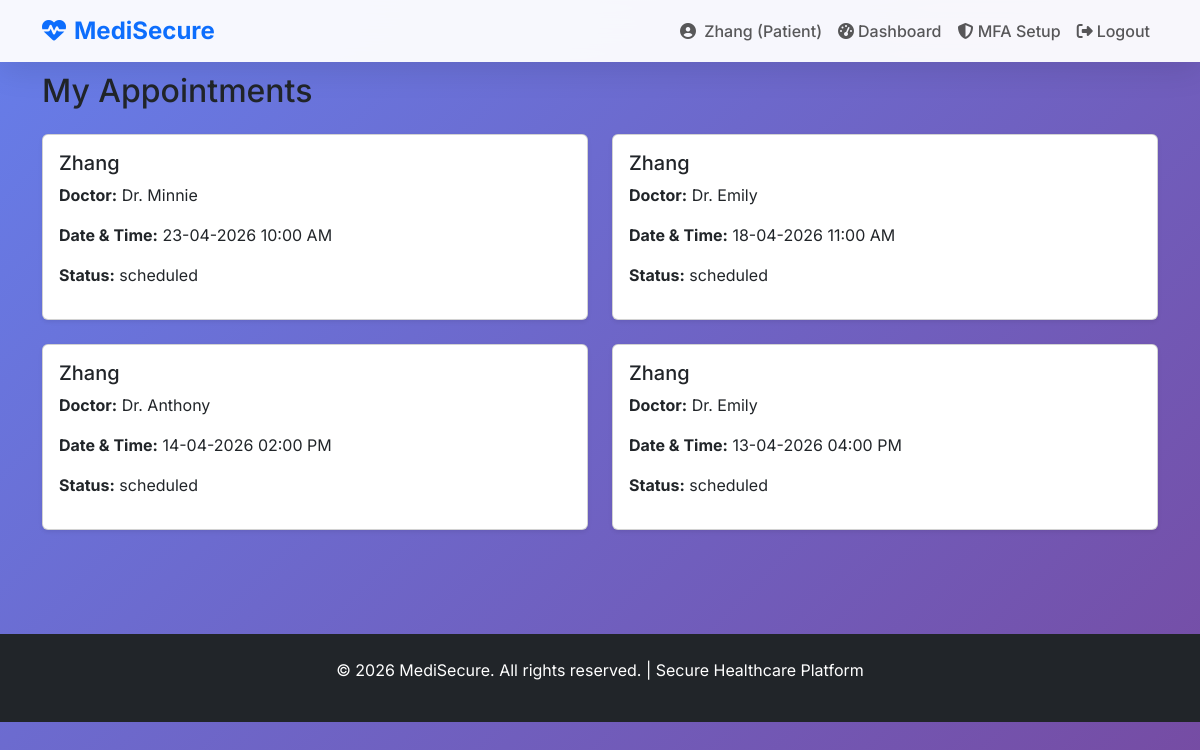
/patient/appointments (signed in), run on an earlier commit of the app's database.
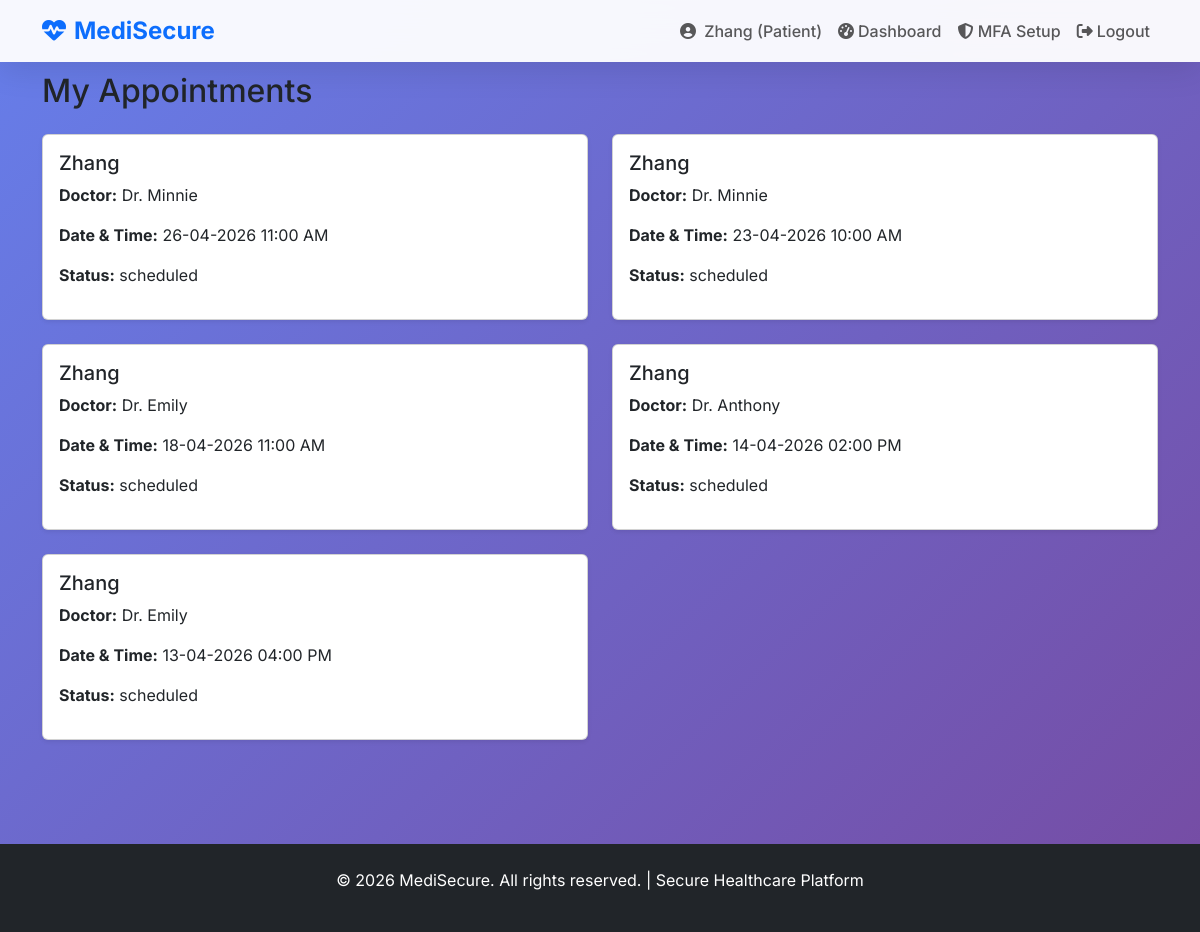
And on a later commit of the database.
### app.py (models this page shows, shortened)
class Appointment(db.Model):
    id = db.Column(db.Integer, primary_key=True)
    patient_name = db.Column(db.String(100), nullable=False)
    patient_email = db.Column(db.String(120), nullable=False)
    doctor_id = db.Column(db.Integer, db.ForeignKey('user.id'))
    doctor = db.relationship('User', backref='doctor_appointments')
    date_time = db.Column(db.DateTime, nullable=False)
    status = db.Column(db.String(20), default='scheduled')

class User(UserMixin, db.Model):
    id = db.Column(db.Integer, primary_key=True)
    full_name = db.Column(db.String(100), nullable=False)
    email = db.Column(db.String(120), unique=True, nullable=False)
    password_hash = db.Column(db.String(255), nullable=False)
    mfa_secret = db.Column(db.String(32), nullable=True)
    mfa_enabled = db.Column(db.Boolean, default=False)
    role = db.Column(db.String(20), default='patient')  # 'admin', 'doctor', 'patient'
    specialty = db.Column(db.String(50), nullable=True)

### app.py (the view)
@app.route('/patient/appointments')
@login_required
def patient_appointments():
    if current_user.role != 'patient':
        flash('Patient access only!', 'danger')
        return redirect(url_for('home'))
    appointments = Appointment.query.filter_by(
        patient_email=current_user.email
    ).order_by(Appointment.date_time.desc()).all()
    return render_template('patient_appointments.html', appointments=appointments)

### app.py (called while the page is built)
@login_manager.user_loader
@login_manager.user_loader
def load_user(user_id):
    return User.query.get(int(user_id))

### templates/patient_appointments.html (shortened to what this page needs)
{% extends "base.html" %}
{% block content %}
<div class="container mt-4">
    <h2 class="mb-4">My Appointments</h2>
    {% if appointments %}
        <div class="row">
            {% for appointment in appointments %}
            <div class="col-md-6 mb-4">
                <div class="card shadow-sm">
                    <div class="card-body">
                        <h5 class="card-title">{{ appointment.patient_name }}</h5>
                        <p><strong>Doctor:</strong> Dr. {{ appointment.doctor.full_name }}</p>
                        <p><strong>Date & Time:</strong> {{ appointment.date_time.strftime('%d-%m-%Y %I:%M %p') }}</p>
                        <p><strong>Status:</strong> {{ appointment.status }}</p>
                    </div>
                </div>
            </div>
            {% endfor %}
        </div>
    {% else %}
        <div class="alert alert-info">No appointments booked yet.</div>
    {% endif %}
</div>
{% endblock %}

What changed in the data, as far as the page shows it:
added Appointment: patient_name "Zhang", doctor.full_name "Minnie", date_time "26-04-2026 11:00 AM", status "scheduled"
